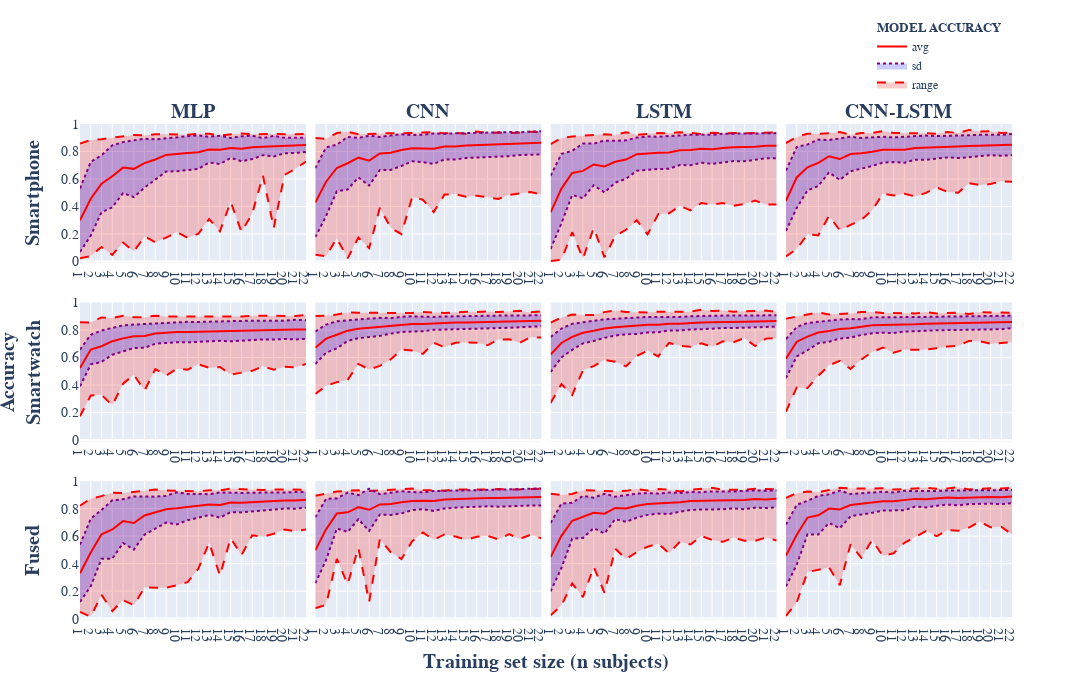

Notebook source saved alongside this figure:
### Markdown cell above
## Visual inspection

Figure below shows the accuracy evolution regarding the increasing training set size in the **MLP**, **CNN**, **LSTM** and **CNN-LSTM** models, respectively. 

In every model, a clear tendency can be observed: the models trained with **smartphone** or **fused** data present a drastic increase of the model accuracy with low amounts of data, i.e., $n \leq 7$. On the other side, the models trained with **smartwatch** data have a smoother evolution.

Another tendency is observed with medium amounts of data, i.e., $8 \leq n \leq 12$: the evolution in all models and data sources tends to stabilize with very slight improvements in accuracy. In the case of the models trained with **smartphone** and the **fused** data, this stabilization threshold is around $n \in [10,11]$, while with the **smartwatch**-trained models the threshold is a bit lower, around $n \in [8,9]$.

It can also be observed that the models trained with the **smartwatch** data provide the most stable results, having the lowest SD and range, except in the MLP model, where the **smartphone** and **fused** data obtain better results. In general, the evolution tendency shown by the **smartphone** and the **fused** data is similar, although the **fused** data obtains slightly better results in all metrics.

### Code cell
overall_evolution_fig = plot_comparison(
    reports, 
    MODELS,
    SOURCES, 
    Filter(None, None, TargetFilter.MODEL, ModelMetric.ACCURACY), 
    SOURCES_PRINT
)
overall_evolution_fig

### Figure 1 — Plotly figure (JSON) as saved in the notebook; plotly's stock layout.template omitted (floating-point values rounded to 4 significant figures)
{"data": [{"fill": "tonexty", "fillcolor": "rgba(0,0,0,0)", "line": {"color": "red", "dash": "dash"}, "mode": "lines", "showlegend": false, "type": "scatter", "x": [1, 2, 3, 4, 5, 6, 7, 8, 9, 10, 11, 12, 13, 14, 15, 16, 17, 18, 19, 20, 21, 22], "xaxis": "x", "y": [0.02288, 0.03976, 0.1053, 0.04782, 0.1379, 0.07323, 0.1826, 0.1394, 0.1739, 0.213, 0.1724, 0.2017, 0.3089, 0.2191, 0.4345, 0.215, 0.3472, 0.6247, 0.2434, 0.6298, 0.6746, 0.7266], "yaxis": "y"}, {"fill": "tonexty", "fillcolor": "rgba(255,0,0,0.2)", "legendgroup": "main", "legendgrouptitle": {"text": "<b>MODEL ACCURACY</b>"}, "line": {"color": "red", "dash": "dash"}, "mode": "lines", "name": "range", "showlegend": true, "type": "scatter", "x": [1, 2, 3, 4, 5, 6, 7, 8, 9, 10, 11, 12, 13, 14, 15, 16, 17, 18, 19, 20, 21, 22], "xaxis": "x", "y": [0.8582, 0.8836, 0.8898, 0.9007, 0.9099, 0.9209, 0.9165, 0.9252, 0.9255, 0.9252, 0.921, 0.9293, 0.9284, 0.9169, 0.9267, 0.9315, 0.9253, 0.9275, 0.9275, 0.9253, 0.9275, 0.9275], "yaxis": "y"}, {"fill": "tonexty", "fillcolor": "rgba(0,0,0,0)", "line": {"color": "purple", "dash": "dot"}, "mode": "lines", "showlegend": false, "type": "scatter", "x": [1, 2, 3, 4, 5, 6, 7, 8, 9, 10, 11, 12, 13, 14, 15, 16, 17, 18, 19, 20, 21, 22], "xaxis": "x", "y": [0.06973, 0.1893, 0.3583, 0.3945, 0.4976, 0.4686, 0.5378, 0.596, 0.6541, 0.6568, 0.6669, 0.6731, 0.7204, 0.7089, 0.7537, 0.7293, 0.7452, 0.7734, 0.7643, 0.7869, 0.7891, 0.7962], "yaxis": "y"}, {"fill": "tonexty", "fillcolor": "rgba(0,0,255,0.2)", "legendgroup": "main", "line": {"color": "purple", "dash": "dot"}, "mode": "lines", "name": "sd", "showlegend": true, "type": "scatter", "x": [1, 2, 3, 4, 5, 6, 7, 8, 9, 10, 11, 12, 13, 14, 15, 16, 17, 18, 19, 20, 21, 22], "xaxis": "x", "y": [0.5307, 0.7245, 0.7727, 0.845, 0.8681, 0.8789, 0.894, 0.8878, 0.8968, 0.9024, 0.9111, 0.9166, 0.9073, 0.9152, 0.8982, 0.9106, 0.9156, 0.8972, 0.9132, 0.8998, 0.8978, 0.9], "yaxis": "y"}, {"legendgroup": "main", "line": {"color": "red"}, "mode": "lines", "name": "avg", "showlegend": true, "type": "scatter", "x": [1, 2, 3, 4, 5, 6, 7, 8, 9, 10, 11, 12, 13, 14, 15, 16, 17, 18, 19, 20, 21, 22], "xaxis": "x", "y": [0.3002, 0.4569, 0.5655, 0.6198, 0.6828, 0.6737, 0.7159, 0.7419, 0.7755, 0.7796, 0.789, 0.7949, 0.8138, 0.812, 0.826, 0.8199, 0.8304, 0.8353, 0.8388, 0.8433, 0.8435, 0.8481], "yaxis": "y"}, {"fill": "tonexty", "fillcolor": "rgba(0,0,0,0)", "line": {"color": "red", "dash": "dash"}, "mode": "lines", "showlegend": false, "type": "scatter", "x": [1, 2, 3, 4, 5, 6, 7, 8, 9, 10, 11, 12, 13, 14, 15, 16, 17, 18, 19, 20, 21, 22], "xaxis": "x5", "y": [0.1734, 0.3248, 0.3288, 0.2524, 0.4099, 0.4743, 0.3604, 0.5164, 0.4688, 0.5187, 0.5117, 0.5511, 0.5262, 0.5312, 0.4763, 0.4888, 0.5037, 0.5362, 0.5112, 0.5337, 0.5287, 0.5536], "yaxis": "y5"}, {"fill": "tonexty", "fillcolor": "rgba(255,0,0,0.2)", "legendgroup": "main", "legendgrouptitle": {"text": "<b>MODEL ACCURACY</b>"}, "line": {"color": "red", "dash": "dash"}, "mode": "lines", "name": "range", "showlegend": false, "type": "scatter", "x": [1, 2, 3, 4, 5, 6, 7, 8, 9, 10, 11, 12, 13, 14, 15, 16, 17, 18, 19, 20, 21, 22], "xaxis": "x5", "y": [0.8568, 0.855, 0.8918, 0.8874, 0.9045, 0.8939, 0.8939, 0.9048, 0.8992, 0.8992, 0.9019, 0.9004, 0.9019, 0.9026, 0.9004, 0.8983, 0.9048, 0.9048, 0.9069, 0.9048, 0.9026, 0.9091], "yaxis": "y5"}, {"fill": "tonexty", "fillcolor": "rgba(0,0,0,0)", "line": {"color": "purple", "dash": "dot"}, "mode": "lines", "showlegend": false, "type": "scatter", "x": [1, 2, 3, 4, 5, 6, 7, 8, 9, 10, 11, 12, 13, 14, 15, 16, 17, 18, 19, 20, 21, 22], "xaxis": "x5", "y": [0.3905, 0.5503, 0.5679, 0.6207, 0.6449, 0.6692, 0.6713, 0.7004, 0.7061, 0.7121, 0.7105, 0.7157, 0.7199, 0.7218, 0.7178, 0.7232, 0.728, 0.732, 0.7309, 0.7351, 0.732, 0.7356], "yaxis": "y5"}, {"fill": "tonexty", "fillcolor": "rgba(0,0,255,0.2)", "legendgroup": "main", "line": {"color": "purple", "dash": "dot"}, "mode": "lines", "name": "sd", "showlegend": false, "type": "scatter", "x": [1, 2, 3, 4, 5, 6, 7, 8, 9, 10, 11, 12, 13, 14, 15, 16, 17, 18, 19, 20, 21, 22], "xaxis": "x5", "y": [0.658, 0.766, 0.7967, 0.8172, 0.8342, 0.8401, 0.844, 0.849, 0.8538, 0.8601, 0.8596, 0.8592, 0.8609, 0.8646, 0.8692, 0.8662, 0.8683, 0.8683, 0.869, 0.8683, 0.8751, 0.8711], "yaxis": "y5"}, {"legendgroup": "main", "line": {"color": "red"}, "mode": "lines", "name": "avg", "showlegend": false, "type": "scatter", "x": [1, 2, 3, 4, 5, 6, 7, 8, 9, 10, 11, 12, 13, 14, 15, 16, 17, 18, 19, 20, 21, 22], "xaxis": "x5", "y": [0.5242, 0.6582, 0.6823, 0.7189, 0.7396, 0.7547, 0.7576, 0.7747, 0.78, 0.7861, 0.7851, 0.7874, 0.7904, 0.7932, 0.7935, 0.7947, 0.7982, 0.8001, 0.8, 0.8017, 0.8035, 0.8034], "yaxis": "y5"}, {"fill": "tonexty", "fillcolor": "rgba(0,0,0,0)", "line": {"color": "red", "dash": "dash"}, "mode": "lines", "showlegend": false, "type": "scatter", "x": [1, 2, 3, 4, 5, 6, 7, 8, 9, 10, 11, 12, 13, 14, 15, 16, 17, 18, 19, 20, 21, 22], "xaxis": "x9", "y": [0.04819, 0.01429, 0.1731, 0.0551, 0.1347, 0.09796, 0.2265, 0.228, 0.2245, 0.2429, 0.2653, 0.3632, 0.5531, 0.3122, 0.5857, 0.4612, 0.6061, 0.5952, 0.6171, 0.6488, 0.6346, 0.6488], "yaxis": "y9"}, {"fill": "tonexty", "fillcolor": "rgba(255,0,0,0.2)", "legendgroup": "main", "legendgrouptitle": {"text": "<b>MODEL ACCURACY</b>"}, "line": {"color": "red", "dash": "dash"}, "mode": "lines", "name": "range", "showlegend": false, "type": "scatter", "x": [1, 2, 3, 4, 5, 6, 7, 8, 9, 10, 11, 12, 13, 14, 15, 16, 17, 18, 19, 20, 21, 22], "xaxis": "x9", "y": [0.8214, 0.8728, 0.8911, 0.9158, 0.9129, 0.9219, 0.9286, 0.9397, 0.9314, 0.9291, 0.9241, 0.9263, 0.933, 0.933, 0.9451, 0.9418, 0.9375, 0.9353, 0.9397, 0.9397, 0.9357, 0.9378], "yaxis": "y9"}, {"fill": "tonexty", "fillcolor": "rgba(0,0,0,0)", "line": {"color": "purple", "dash": "dot"}, "mode": "lines", "showlegend": false, "type": "scatter", "x": [1, 2, 3, 4, 5, 6, 7, 8, 9, 10, 11, 12, 13, 14, 15, 16, 17, 18, 19, 20, 21, 22], "xaxis": "x9", "y": [0.1219, 0.2358, 0.4353, 0.4361, 0.5501, 0.5023, 0.6109, 0.6559, 0.6982, 0.6856, 0.7156, 0.7339, 0.7538, 0.7348, 0.7744, 0.7725, 0.7807, 0.7848, 0.7919, 0.8005, 0.7996, 0.8063], "yaxis": "y9"}, {"fill": "tonexty", "fillcolor": "rgba(0,0,255,0.2)", "legendgroup": "main", "line": {"color": "purple", "dash": "dot"}, "mode": "lines", "name": "sd", "showlegend": false, "type": "scatter", "x": [1, 2, 3, 4, 5, 6, 7, 8, 9, 10, 11, 12, 13, 14, 15, 16, 17, 18, 19, 20, 21, 22], "xaxis": "x9", "y": [0.5374, 0.727, 0.7907, 0.8604, 0.8686, 0.889, 0.8888, 0.8864, 0.8934, 0.9184, 0.9071, 0.9066, 0.905, 0.9184, 0.9141, 0.9141, 0.9158, 0.9151, 0.9166, 0.9178, 0.9201, 0.9212], "yaxis": "y9"}, {"legendgroup": "main", "line": {"color": "red"}, "mode": "lines", "name": "avg", "showlegend": false, "type": "scatter", "x": [1, 2, 3, 4, 5, 6, 7, 8, 9, 10, 11, 12, 13, 14, 15, 16, 17, 18, 19, 20, 21, 22], "xaxis": "x9", "y": [0.3296, 0.4814, 0.613, 0.6483, 0.7093, 0.6956, 0.7498, 0.7711, 0.7958, 0.802, 0.8113, 0.8202, 0.8294, 0.8266, 0.8443, 0.8433, 0.8482, 0.85, 0.8542, 0.8592, 0.8598, 0.8638], "yaxis": "y9"}, {"fill": "tonexty", "fillcolor": "rgba(0,0,0,0)", "line": {"color": "red", "dash": "dash"}, "mode": "lines", "showlegend": false, "type": "scatter", "x": [1, 2, 3, 4, 5, 6, 7, 8, 9, 10, 11, 12, 13, 14, 15, 16, 17, 18, 19, 20, 21, 22], "xaxis": "x2", "y": [0.04868, 0.03854, 0.1693, 0.02287, 0.1739, 0.09736, 0.3905, 0.2449, 0.1991, 0.4695, 0.4485, 0.3593, 0.4866, 0.4905, 0.4714, 0.479, 0.4676, 0.4542, 0.4847, 0.4962, 0.5057, 0.4866], "yaxis": "y2"}, {"fill": "tonexty", "fillcolor": "rgba(255,0,0,0.2)", "legendgroup": "main", "legendgrouptitle": {"text": "<b>MODEL ACCURACY</b>"}, "line": {"color": "red", "dash": "dash"}, "mode": "lines", "name": "range", "showlegend": false, "type": "scatter", "x": [1, 2, 3, 4, 5, 6, 7, 8, 9, 10, 11, 12, 13, 14, 15, 16, 17, 18, 19, 20, 21, 22], "xaxis": "x2", "y": [0.8984, 0.8923, 0.9341, 0.9436, 0.9253, 0.9297, 0.9314, 0.9335, 0.9323, 0.9368, 0.9385, 0.9413, 0.9319, 0.9368, 0.9297, 0.9462, 0.9345, 0.9391, 0.9335, 0.9391, 0.9436, 0.9401], "yaxis": "y2"}, {"fill": "tonexty", "fillcolor": "rgba(0,0,0,0)", "line": {"color": "purple", "dash": "dot"}, "mode": "lines", "showlegend": false, "type": "scatter", "x": [1, 2, 3, 4, 5, 6, 7, 8, 9, 10, 11, 12, 13, 14, 15, 16, 17, 18, 19, 20, 21, 22], "xaxis": "x2", "y": [0.177, 0.3313, 0.511, 0.5234, 0.6116, 0.5515, 0.6658, 0.6657, 0.6948, 0.7298, 0.7221, 0.71, 0.7421, 0.7413, 0.7531, 0.7565, 0.7587, 0.7607, 0.7662, 0.7737, 0.7782, 0.7793], "yaxis": "y2"}, {"fill": "tonexty", "fillcolor": "rgba(0,0,255,0.2)", "legendgroup": "main", "line": {"color": "purple", "dash": "dot"}, "mode": "lines", "name": "sd", "showlegend": false, "type": "scatter", "x": [1, 2, 3, 4, 5, 6, 7, 8, 9, 10, 11, 12, 13, 14, 15, 16, 17, 18, 19, 20, 21, 22], "xaxis": "x2", "y": [0.6792, 0.8299, 0.8495, 0.9058, 0.8986, 0.9149, 0.9058, 0.9171, 0.9257, 0.919, 0.9223, 0.9317, 0.9288, 0.932, 0.9343, 0.9371, 0.9398, 0.9428, 0.9409, 0.9404, 0.9453, 0.9473], "yaxis": "y2"}, {"legendgroup": "main", "line": {"color": "red"}, "mode": "lines", "name": "avg", "showlegend": false, "type": "scatter", "x": [1, 2, 3, 4, 5, 6, 7, 8, 9, 10, 11, 12, 13, 14, 15, 16, 17, 18, 19, 20, 21, 22], "xaxis": "x2", "y": [0.4281, 0.5806, 0.6803, 0.7146, 0.7551, 0.7332, 0.7858, 0.7914, 0.8103, 0.8244, 0.8222, 0.8209, 0.8355, 0.8366, 0.8437, 0.8468, 0.8493, 0.8517, 0.8535, 0.8571, 0.8617, 0.8633], "yaxis": "y2"}, {"fill": "tonexty", "fillcolor": "rgba(0,0,0,0)", "line": {"color": "red", "dash": "dash"}, "mode": "lines", "showlegend": false, "type": "scatter", "x": [1, 2, 3, 4, 5, 6, 7, 8, 9, 10, 11, 12, 13, 14, 15, 16, 17, 18, 19, 20, 21, 22], "xaxis": "x6", "y": [0.3347, 0.3941, 0.4212, 0.4369, 0.5536, 0.5135, 0.5397, 0.5864, 0.6578, 0.6509, 0.6262, 0.7079, 0.6752, 0.7079, 0.7103, 0.7079, 0.6893, 0.7313, 0.7336, 0.7079, 0.7477, 0.7453], "yaxis": "y6"}, {"fill": "tonexty", "fillcolor": "rgba(255,0,0,0.2)", "legendgroup": "main", "legendgrouptitle": {"text": "<b>MODEL ACCURACY</b>"}, "line": {"color": "red", "dash": "dash"}, "mode": "lines", "name": "range", "showlegend": false, "type": "scatter", "x": [1, 2, 3, 4, 5, 6, 7, 8, 9, 10, 11, 12, 13, 14, 15, 16, 17, 18, 19, 20, 21, 22], "xaxis": "x6", "y": [0.9019, 0.9041, 0.9125, 0.9286, 0.9257, 0.9257, 0.9257, 0.9264, 0.9242, 0.9242, 0.9305, 0.9289, 0.9242, 0.9289, 0.9329, 0.931, 0.9351, 0.9308, 0.9372, 0.94, 0.9286, 0.9353], "yaxis": "y6"}, {"fill": "tonexty", "fillcolor": "rgba(0,0,0,0)", "line": {"color": "purple", "dash": "dot"}, "mode": "lines", "showlegend": false, "type": "scatter", "x": [1, 2, 3, 4, 5, 6, 7, 8, 9, 10, 11, 12, 13, 14, 15, 16, 17, 18, 19, 20, 21, 22], "xaxis": "x6", "y": [0.5534, 0.6352, 0.667, 0.7204, 0.7404, 0.7484, 0.7578, 0.774, 0.7863, 0.7893, 0.7918, 0.8015, 0.8032, 0.8081, 0.8077, 0.813, 0.8121, 0.8163, 0.8165, 0.8208, 0.8239, 0.8281], "yaxis": "y6"}, {"fill": "tonexty", "fillcolor": "rgba(0,0,255,0.2)", "legendgroup": "main", "line": {"color": "purple", "dash": "dot"}, "mode": "lines", "name": "sd", "showlegend": false, "type": "scatter", "x": [1, 2, 3, 4, 5, 6, 7, 8, 9, 10, 11, 12, 13, 14, 15, 16, 17, 18, 19, 20, 21, 22], "xaxis": "x6", "y": [0.7901, 0.8395, 0.8644, 0.8706, 0.8802, 0.8859, 0.889, 0.8862, 0.8969, 0.8999, 0.8971, 0.8958, 0.8985, 0.9004, 0.9036, 0.9039, 0.9059, 0.9044, 0.9065, 0.906, 0.9073, 0.9078], "yaxis": "y6"}, {"legendgroup": "main", "line": {"color": "red"}, "mode": "lines", "name": "avg", "showlegend": false, "type": "scatter", "x": [1, 2, 3, 4, 5, 6, 7, 8, 9, 10, 11, 12, 13, 14, 15, 16, 17, 18, 19, 20, 21, 22], "xaxis": "x6", "y": [0.6718, 0.7374, 0.7657, 0.7955, 0.8103, 0.8171, 0.8234, 0.8301, 0.8416, 0.8446, 0.8444, 0.8486, 0.8508, 0.8543, 0.8556, 0.8584, 0.859, 0.8603, 0.8615, 0.8634, 0.8656, 0.868], "yaxis": "y6"}, {"fill": "tonexty", "fillcolor": "rgba(0,0,0,0)", "line": {"color": "red", "dash": "dash"}, "mode": "lines", "showlegend": false, "type": "scatter", "x": [1, 2, 3, 4, 5, 6, 7, 8, 9, 10, 11, 12, 13, 14, 15, 16, 17, 18, 19, 20, 21, 22], "xaxis": "x10", "y": [0.07544, 0.1004, 0.4353, 0.2489, 0.5145, 0.1213, 0.5797, 0.4833, 0.4333, 0.5624, 0.6257, 0.5739, 0.6123, 0.5969, 0.5739, 0.595, 0.6027, 0.5758, 0.6142, 0.5797, 0.6104, 0.5835], "yaxis": "y10"}, {"fill": "tonexty", "fillcolor": "rgba(255,0,0,0.2)", "legendgroup": "main", "legendgrouptitle": {"text": "<b>MODEL ACCURACY</b>"}, "line": {"color": "red", "dash": "dash"}, "mode": "lines", "name": "range", "showlegend": false, "type": "scatter", "x": [1, 2, 3, 4, 5, 6, 7, 8, 9, 10, 11, 12, 13, 14, 15, 16, 17, 18, 19, 20, 21, 22], "xaxis": "x10", "y": [0.8937, 0.9066, 0.9241, 0.9307, 0.9332, 0.9286, 0.933, 0.9405, 0.9406, 0.9464, 0.9359, 0.9308, 0.9308, 0.9397, 0.9375, 0.9397, 0.9381, 0.9431, 0.9382, 0.9397, 0.9405, 0.9451], "yaxis": "y10"}, {"fill": "tonexty", "fillcolor": "rgba(0,0,0,0)", "line": {"color": "purple", "dash": "dot"}, "mode": "lines", "showlegend": false, "type": "scatter", "x": [1, 2, 3, 4, 5, 6, 7, 8, 9, 10, 11, 12, 13, 14, 15, 16, 17, 18, 19, 20, 21, 22], "xaxis": "x10", "y": [0.2573, 0.4263, 0.6556, 0.6304, 0.7227, 0.6377, 0.7568, 0.754, 0.7654, 0.7893, 0.7951, 0.7837, 0.8012, 0.8084, 0.8116, 0.8132, 0.8173, 0.8142, 0.8184, 0.8237, 0.8226, 0.8223], "yaxis": "y10"}, {"fill": "tonexty", "fillcolor": "rgba(0,0,255,0.2)", "legendgroup": "main", "line": {"color": "purple", "dash": "dot"}, "mode": "lines", "name": "sd", "showlegend": false, "type": "scatter", "x": [1, 2, 3, 4, 5, 6, 7, 8, 9, 10, 11, 12, 13, 14, 15, 16, 17, 18, 19, 20, 21, 22], "xaxis": "x10", "y": [0.7368, 0.872, 0.874, 0.9164, 0.8985, 0.9452, 0.9046, 0.9144, 0.927, 0.9207, 0.9187, 0.9276, 0.931, 0.9315, 0.9335, 0.9343, 0.9367, 0.9397, 0.9391, 0.9419, 0.9431, 0.9466], "yaxis": "y10"}, {"legendgroup": "main", "line": {"color": "red"}, "mode": "lines", "name": "avg", "showlegend": false, "type": "scatter", "x": [1, 2, 3, 4, 5, 6, 7, 8, 9, 10, 11, 12, 13, 14, 15, 16, 17, 18, 19, 20, 21, 22], "xaxis": "x10", "y": [0.497, 0.6491, 0.7648, 0.7734, 0.8106, 0.7915, 0.8307, 0.8342, 0.8462, 0.855, 0.8569, 0.8557, 0.8661, 0.8699, 0.8725, 0.8737, 0.877, 0.8769, 0.8788, 0.8828, 0.8828, 0.8844], "yaxis": "y10"}, {"fill": "tonexty", "fillcolor": "rgba(0,0,0,0)", "line": {"color": "red", "dash": "dash"}, "mode": "lines", "showlegend": false, "type": "scatter", "x": [1, 2, 3, 4, 5, 6, 7, 8, 9, 10, 11, 12, 13, 14, 15, 16, 17, 18, 19, 20, 21, 22], "xaxis": "x3", "y": [0.003731, 0.01217, 0.2128, 0.02079, 0.244, 0.03043, 0.1866, 0.2306, 0.2998, 0.1968, 0.3448, 0.3501, 0.4046, 0.3721, 0.4256, 0.4138, 0.4256, 0.4046, 0.4179, 0.4427, 0.4141, 0.4141], "yaxis": "y3"}, {"fill": "tonexty", "fillcolor": "rgba(255,0,0,0.2)", "legendgroup": "main", "legendgrouptitle": {"text": "<b>MODEL ACCURACY</b>"}, "line": {"color": "red", "dash": "dash"}, "mode": "lines", "name": "range", "showlegend": false, "type": "scatter", "x": [1, 2, 3, 4, 5, 6, 7, 8, 9, 10, 11, 12, 13, 14, 15, 16, 17, 18, 19, 20, 21, 22], "xaxis": "x3", "y": [0.8535, 0.8986, 0.9097, 0.9142, 0.9231, 0.9253, 0.9209, 0.9407, 0.921, 0.9275, 0.9341, 0.9319, 0.9407, 0.9349, 0.9275, 0.9363, 0.9323, 0.9349, 0.9319, 0.9345, 0.9385, 0.9401], "yaxis": "y3"}, {"fill": "tonexty", "fillcolor": "rgba(0,0,0,0)", "line": {"color": "purple", "dash": "dot"}, "mode": "lines", "showlegend": false, "type": "scatter", "x": [1, 2, 3, 4, 5, 6, 7, 8, 9, 10, 11, 12, 13, 14, 15, 16, 17, 18, 19, 20, 21, 22], "xaxis": "x3", "y": [0.09101, 0.2779, 0.484, 0.4598, 0.5541, 0.5028, 0.5731, 0.6017, 0.6595, 0.6666, 0.6732, 0.6739, 0.7019, 0.7002, 0.718, 0.7101, 0.7225, 0.7305, 0.7285, 0.7384, 0.7512, 0.7501], "yaxis": "y3"}, {"fill": "tonexty", "fillcolor": "rgba(0,0,255,0.2)", "legendgroup": "main", "line": {"color": "purple", "dash": "dot"}, "mode": "lines", "name": "sd", "showlegend": false, "type": "scatter", "x": [1, 2, 3, 4, 5, 6, 7, 8, 9, 10, 11, 12, 13, 14, 15, 16, 17, 18, 19, 20, 21, 22], "xaxis": "x3", "y": [0.6238, 0.7825, 0.8043, 0.858, 0.8574, 0.8793, 0.878, 0.8811, 0.9012, 0.9091, 0.9076, 0.9129, 0.9159, 0.9212, 0.9228, 0.9212, 0.9291, 0.9296, 0.9317, 0.9295, 0.9321, 0.9332], "yaxis": "y3"}, {"legendgroup": "main", "line": {"color": "red"}, "mode": "lines", "name": "avg", "showlegend": false, "type": "scatter", "x": [1, 2, 3, 4, 5, 6, 7, 8, 9, 10, 11, 12, 13, 14, 15, 16, 17, 18, 19, 20, 21, 22], "xaxis": "x3", "y": [0.3574, 0.5302, 0.6442, 0.6589, 0.7057, 0.691, 0.7256, 0.7414, 0.7803, 0.7878, 0.7904, 0.7934, 0.8089, 0.8107, 0.8204, 0.8157, 0.8258, 0.83, 0.8301, 0.8339, 0.8417, 0.8416], "yaxis": "y3"}, {"fill": "tonexty", "fillcolor": "rgba(0,0,0,0)", "line": {"color": "red", "dash": "dash"}, "mode": "lines", "showlegend": false, "type": "scatter", "x": [1, 2, 3, 4, 5, 6, 7, 8, 9, 10, 11, 12, 13, 14, 15, 16, 17, 18, 19, 20, 21, 22], "xaxis": "x7", "y": [0.2703, 0.4065, 0.3271, 0.507, 0.5374, 0.5833, 0.5701, 0.5362, 0.6121, 0.6486, 0.6085, 0.706, 0.6858, 0.6783, 0.7032, 0.6783, 0.7182, 0.7116, 0.7416, 0.6833, 0.7378, 0.7431], "yaxis": "y7"}, {"fill": "tonexty", "fillcolor": "rgba(255,0,0,0.2)", "legendgroup": "main", "legendgrouptitle": {"text": "<b>MODEL ACCURACY</b>"}, "line": {"color": "red", "dash": "dash"}, "mode": "lines", "name": "range", "showlegend": false, "type": "scatter", "x": [1, 2, 3, 4, 5, 6, 7, 8, 9, 10, 11, 12, 13, 14, 15, 16, 17, 18, 19, 20, 21, 22], "xaxis": "x7", "y": [0.8541, 0.8912, 0.9125, 0.9125, 0.9089, 0.9305, 0.9416, 0.931, 0.9284, 0.9284, 0.9337, 0.9329, 0.9305, 0.9337, 0.9469, 0.939, 0.9416, 0.9337, 0.9363, 0.94, 0.9416, 0.9329], "yaxis": "y7"}, {"fill": "tonexty", "fillcolor": "rgba(0,0,0,0)", "line": {"color": "purple", "dash": "dot"}, "mode": "lines", "showlegend": false, "type": "scatter", "x": [1, 2, 3, 4, 5, 6, 7, 8, 9, 10, 11, 12, 13, 14, 15, 16, 17, 18, 19, 20, 21, 22], "xaxis": "x7", "y": [0.495, 0.6009, 0.6562, 0.7031, 0.7205, 0.7433, 0.76, 0.7692, 0.7719, 0.7827, 0.7839, 0.7977, 0.7965, 0.8046, 0.8057, 0.8109, 0.8146, 0.8148, 0.8171, 0.8173, 0.8183, 0.8254], "yaxis": "y7"}, {"fill": "tonexty", "fillcolor": "rgba(0,0,255,0.2)", "legendgroup": "main", "line": {"color": "purple", "dash": "dot"}, "mode": "lines", "name": "sd", "showlegend": false, "type": "scatter", "x": [1, 2, 3, 4, 5, 6, 7, 8, 9, 10, 11, 12, 13, 14, 15, 16, 17, 18, 19, 20, 21, 22], "xaxis": "x7", "y": [0.7499, 0.8112, 0.8456, 0.8574, 0.8687, 0.8781, 0.882, 0.8866, 0.8916, 0.8956, 0.8941, 0.8942, 0.8955, 0.9004, 0.9034, 0.9029, 0.9053, 0.9057, 0.9049, 0.9084, 0.9076, 0.9073], "yaxis": "y7"}, {"legendgroup": "main", "line": {"color": "red"}, "mode": "lines", "name": "avg", "showlegend": false, "type": "scatter", "x": [1, 2, 3, 4, 5, 6, 7, 8, 9, 10, 11, 12, 13, 14, 15, 16, 17, 18, 19, 20, 21, 22], "xaxis": "x7", "y": [0.6225, 0.706, 0.7509, 0.7803, 0.7946, 0.8107, 0.821, 0.8279, 0.8317, 0.8391, 0.839, 0.8459, 0.846, 0.8525, 0.8546, 0.8569, 0.8599, 0.8602, 0.861, 0.8628, 0.8629, 0.8664], "yaxis": "y7"}, {"fill": "tonexty", "fillcolor": "rgba(0,0,0,0)", "line": {"color": "red", "dash": "dash"}, "mode": "lines", "showlegend": false, "type": "scatter", "x": [1, 2, 3, 4, 5, 6, 7, 8, 9, 10, 11, 12, 13, 14, 15, 16, 17, 18, 19, 20, 21, 22], "xaxis": "x11", "y": [0.02473, 0.09478, 0.2555, 0.1561, 0.3766, 0.1881, 0.5079, 0.4331, 0.4836, 0.523, 0.5451, 0.4756, 0.5592, 0.5393, 0.6008, 0.572, 0.5585, 0.5893, 0.5662, 0.5662, 0.5893, 0.5681], "yaxis": "y11"}, {"fill": "tonexty", "fillcolor": "rgba(255,0,0,0.2)", "legendgroup": "main", "legendgrouptitle": {"text": "<b>MODEL ACCURACY</b>"}, "line": {"color": "red", "dash": "dash"}, "mode": "lines", "name": "range", "showlegend": false, "type": "scatter", "x": [1, 2, 3, 4, 5, 6, 7, 8, 9, 10, 11, 12, 13, 14, 15, 16, 17, 18, 19, 20, 21, 22], "xaxis": "x11", "y": [0.9076, 0.8997, 0.9059, 0.9341, 0.9312, 0.9286, 0.9263, 0.9291, 0.9423, 0.931, 0.942, 0.9375, 0.9241, 0.9368, 0.942, 0.9509, 0.9375, 0.9375, 0.9375, 0.9442, 0.942, 0.9397], "yaxis": "y11"}, {"fill": "tonexty", "fillcolor": "rgba(0,0,0,0)", "line": {"color": "purple", "dash": "dot"}, "mode": "lines", "showlegend": false, "type": "scatter", "x": [1, 2, 3, 4, 5, 6, 7, 8, 9, 10, 11, 12, 13, 14, 15, 16, 17, 18, 19, 20, 21, 22], "xaxis": "x11", "y": [0.1987, 0.3681, 0.5815, 0.5867, 0.6582, 0.6194, 0.7234, 0.7038, 0.7341, 0.7545, 0.764, 0.7605, 0.7774, 0.7899, 0.7944, 0.7936, 0.7946, 0.8022, 0.796, 0.8068, 0.8045, 0.8092], "yaxis": "y11"}, {"fill": "tonexty", "fillcolor": "rgba(0,0,255,0.2)", "legendgroup": "main", "line": {"color": "purple", "dash": "dot"}, "mode": "lines", "name": "sd", "showlegend": false, "type": "scatter", "x": [1, 2, 3, 4, 5, 6, 7, 8, 9, 10, 11, 12, 13, 14, 15, 16, 17, 18, 19, 20, 21, 22], "xaxis": "x11", "y": [0.6958, 0.8362, 0.8422, 0.8926, 0.88, 0.9077, 0.8872, 0.8975, 0.9088, 0.913, 0.9091, 0.9173, 0.9136, 0.9209, 0.9193, 0.9254, 0.9232, 0.9246, 0.9295, 0.9326, 0.9295, 0.9343], "yaxis": "y11"}, {"legendgroup": "main", "line": {"color": "red"}, "mode": "lines", "name": "avg", "showlegend": false, "type": "scatter", "x": [1, 2, 3, 4, 5, 6, 7, 8, 9, 10, 11, 12, 13, 14, 15, 16, 17, 18, 19, 20, 21, 22], "xaxis": "x11", "y": [0.4472, 0.6021, 0.7118, 0.7397, 0.7691, 0.7636, 0.8053, 0.8006, 0.8215, 0.8337, 0.8366, 0.8389, 0.8455, 0.8554, 0.8569, 0.8595, 0.8589, 0.8634, 0.8628, 0.8697, 0.867, 0.8717], "yaxis": "y11"}, {"fill": "tonexty", "fillcolor": "rgba(0,0,0,0)", "line": {"color": "red", "dash": "dash"}, "mode": "lines", "showlegend": false, "type": "scatter", "x": [1, 2, 3, 4, 5, 6, 7, 8, 9, 10, 11, 12, 13, 14, 15, 16, 17, 18, 19, 20, 21, 22], "xaxis": "x4", "y": [0.03742, 0.09115, 0.1978, 0.1899, 0.3318, 0.2264, 0.2661, 0.3021, 0.3717, 0.4924, 0.4809, 0.492, 0.4733, 0.499, 0.5382, 0.5071, 0.5, 0.57, 0.5558, 0.563, 0.584, 0.5802], "yaxis": "y4"}, {"fill": "tonexty", "fillcolor": "rgba(255,0,0,0.2)", "legendgroup": "main", "legendgrouptitle": {"text": "<b>MODEL ACCURACY</b>"}, "line": {"color": "red", "dash": "dash"}, "mode": "lines", "name": "range", "showlegend": false, "type": "scatter", "x": [1, 2, 3, 4, 5, 6, 7, 8, 9, 10, 11, 12, 13, 14, 15, 16, 17, 18, 19, 20, 21, 22], "xaxis": "x4", "y": [0.8616, 0.9062, 0.9293, 0.9278, 0.9323, 0.9413, 0.9219, 0.9349, 0.9345, 0.9481, 0.9345, 0.9349, 0.9345, 0.9323, 0.929, 0.9413, 0.9345, 0.9571, 0.9453, 0.9481, 0.9345, 0.9375], "yaxis": "y4"}, {"fill": "tonexty", "fillcolor": "rgba(0,0,0,0)", "line": {"color": "purple", "dash": "dot"}, "mode": "lines", "showlegend": false, "type": "scatter", "x": [1, 2, 3, 4, 5, 6, 7, 8, 9, 10, 11, 12, 13, 14, 15, 16, 17, 18, 19, 20, 21, 22], "xaxis": "x4", "y": [0.2224, 0.3895, 0.5178, 0.5488, 0.6481, 0.5935, 0.6561, 0.6749, 0.6949, 0.7194, 0.723, 0.7181, 0.7404, 0.7393, 0.7473, 0.7573, 0.7521, 0.7604, 0.7642, 0.7727, 0.7696, 0.7726], "yaxis": "y4"}, {"fill": "tonexty", "fillcolor": "rgba(0,0,255,0.2)", "legendgroup": "main", "line": {"color": "purple", "dash": "dot"}, "mode": "lines", "name": "sd", "showlegend": false, "type": "scatter", "x": [1, 2, 3, 4, 5, 6, 7, 8, 9, 10, 11, 12, 13, 14, 15, 16, 17, 18, 19, 20, 21, 22], "xaxis": "x4", "y": [0.6611, 0.833, 0.8512, 0.8865, 0.883, 0.8967, 0.9069, 0.8985, 0.9027, 0.9072, 0.9024, 0.9066, 0.9117, 0.916, 0.9122, 0.9151, 0.9213, 0.9188, 0.9212, 0.9197, 0.9213, 0.9272], "yaxis": "y4"}, {"legendgroup": "main", "line": {"color": "red"}, "mode": "lines", "name": "avg", "showlegend": false, "type": "scatter", "x": [1, 2, 3, 4, 5, 6, 7, 8, 9, 10, 11, 12, 13, 14, 15, 16, 17, 18, 19, 20, 21, 22], "xaxis": "x4", "y": [0.4417, 0.6113, 0.6845, 0.7177, 0.7655, 0.7451, 0.7815, 0.7867, 0.7988, 0.8133, 0.8127, 0.8123, 0.826, 0.8276, 0.8297, 0.8362, 0.8367, 0.8396, 0.8427, 0.8462, 0.8455, 0.8499], "yaxis": "y4"}, {"fill": "tonexty", "fillcolor": "rgba(0,0,0,0)", "line": {"color": "red", "dash": "dash"}, "mode": "lines", "showlegend": false, "type": "scatter", "x": [1, 2, 3, 4, 5, 6, 7, 8, 9, 10, 11, 12, 13, 14, 15, 16, 17, 18, 19, 20, 21, 22], "xaxis": "x8", "y": [0.2072, 0.3829, 0.3784, 0.4673, 0.5436, 0.5766, 0.5164, 0.5864, 0.6402, 0.6729, 0.6355, 0.6589, 0.6565, 0.6584, 0.6683, 0.6799, 0.6858, 0.7207, 0.7182, 0.7005, 0.7057, 0.7107], "yaxis": "y8"}, {"fill": "tonexty", "fillcolor": "rgba(255,0,0,0.2)", "legendgroup": "main", "legendgrouptitle": {"text": "<b>MODEL ACCURACY</b>"}, "line": {"color": "red", "dash": "dash"}, "mode": "lines", "name": "range", "showlegend": false, "type": "scatter", "x": [1, 2, 3, 4, 5, 6, 7, 8, 9, 10, 11, 12, 13, 14, 15, 16, 17, 18, 19, 20, 21, 22], "xaxis": "x8", "y": [0.8833, 0.8993, 0.9178, 0.9284, 0.9137, 0.9178, 0.9209, 0.931, 0.9307, 0.9233, 0.9257, 0.9231, 0.9204, 0.9305, 0.9204, 0.9257, 0.9264, 0.9161, 0.9305, 0.9281, 0.9257, 0.9257], "yaxis": "y8"}, {"fill": "tonexty", "fillcolor": "rgba(0,0,0,0)", "line": {"color": "purple", "dash": "dot"}, "mode": "lines", "showlegend": false, "type": "scatter", "x": [1, 2, 3, 4, 5, 6, 7, 8, 9, 10, 11, 12, 13, 14, 15, 16, 17, 18, 19, 20, 21, 22], "xaxis": "x8", "y": [0.4501, 0.608, 0.6531, 0.7036, 0.7149, 0.7381, 0.7451, 0.7637, 0.7766, 0.7806, 0.7781, 0.7897, 0.7912, 0.7969, 0.7985, 0.7995, 0.801, 0.8017, 0.8037, 0.8035, 0.8059, 0.8142], "yaxis": "y8"}, {"fill": "tonexty", "fillcolor": "rgba(0,0,255,0.2)", "legendgroup": "main", "line": {"color": "purple", "dash": "dot"}, "mode": "lines", "name": "sd", "showlegend": false, "type": "scatter", "x": [1, 2, 3, 4, 5, 6, 7, 8, 9, 10, 11, 12, 13, 14, 15, 16, 17, 18, 19, 20, 21, 22], "xaxis": "x8", "y": [0.7349, 0.8225, 0.8517, 0.8615, 0.8711, 0.8766, 0.8797, 0.8789, 0.8921, 0.8921, 0.8951, 0.8912, 0.8937, 0.8958, 0.8971, 0.8973, 0.9011, 0.8999, 0.9005, 0.9025, 0.9035, 0.904], "yaxis": "y8"}, {"legendgroup": "main", "line": {"color": "red"}, "mode": "lines", "name": "avg", "showlegend": false, "type": "scatter", "x": [1, 2, 3, 4, 5, 6, 7, 8, 9, 10, 11, 12, 13, 14, 15, 16, 17, 18, 19, 20, 21, 22], "xaxis": "x8", "y": [0.5925, 0.7152, 0.7524, 0.7825, 0.793, 0.8074, 0.8124, 0.8213, 0.8344, 0.8364, 0.8366, 0.8404, 0.8424, 0.8464, 0.8478, 0.8484, 0.8511, 0.8508, 0.8521, 0.853, 0.8547, 0.8591], "yaxis": "y8"}, {"fill": "tonexty", "fillcolor": "rgba(0,0,0,0)", "line": {"color": "red", "dash": "dash"}, "mode": "lines", "showlegend": false, "type": "scatter", "x": [1, 2, 3, 4, 5, 6, 7, 8, 9, 10, 11, 12, 13, 14, 15, 16, 17, 18, 19, 20, 21, 22], "xaxis": "x12", "y": [0.01923, 0.1181, 0.3386, 0.3556, 0.3724, 0.2433, 0.5408, 0.4423, 0.572, 0.4548, 0.4755, 0.5514, 0.5959, 0.6367, 0.6, 0.643, 0.6392, 0.6622, 0.7063, 0.6641, 0.6679, 0.6123], "yaxis": "y12"}, {"fill": "tonexty", "fillcolor": "rgba(255,0,0,0.2)", "legendgroup": "main", "legendgrouptitle": {"text": "<b>MODEL ACCURACY</b>"}, "line": {"color": "red", "dash": "dash"}, "mode": "lines", "name": "range", "showlegend": false, "type": "scatter", "x": [1, 2, 3, 4, 5, 6, 7, 8, 9, 10, 11, 12, 13, 14, 15, 16, 17, 18, 19, 20, 21, 22], "xaxis": "x12", "y": [0.8787, 0.9121, 0.9241, 0.9195, 0.9353, 0.9509, 0.9464, 0.9442, 0.9464, 0.9487, 0.9397, 0.942, 0.9451, 0.9509, 0.9442, 0.9464, 0.9554, 0.9397, 0.9442, 0.9487, 0.9464, 0.9509], "yaxis": "y12"}, {"fill": "tonexty", "fillcolor": "rgba(0,0,0,0)", "line": {"color": "purple", "dash": "dot"}, "mode": "lines", "showlegend": false, "type": "scatter", "x": [1, 2, 3, 4, 5, 6, 7, 8, 9, 10, 11, 12, 13, 14, 15, 16, 17, 18, 19, 20, 21, 22], "xaxis": "x12", "y": [0.2341, 0.392, 0.6133, 0.6113, 0.6958, 0.6577, 0.7447, 0.7552, 0.7692, 0.7857, 0.7888, 0.7887, 0.8147, 0.8086, 0.8204, 0.8293, 0.8237, 0.8333, 0.8347, 0.8368, 0.8322, 0.8402], "yaxis": "y12"}, {"fill": "tonexty", "fillcolor": "rgba(0,0,255,0.2)", "legendgroup": "main", "line": {"color": "purple", "dash": "dot"}, "mode": "lines", "name": "sd", "showlegend": false, "type": "scatter", "x": [1, 2, 3, 4, 5, 6, 7, 8, 9, 10, 11, 12, 13, 14, 15, 16, 17, 18, 19, 20, 21, 22], "xaxis": "x12", "y": [0.6843, 0.8278, 0.8571, 0.8921, 0.9045, 0.9309, 0.9066, 0.9115, 0.9209, 0.9227, 0.9172, 0.9301, 0.927, 0.9265, 0.9289, 0.9316, 0.9325, 0.9283, 0.9303, 0.932, 0.9343, 0.9354], "yaxis": "y12"}, {"legendgroup": "main", "line": {"color": "red"}, "mode": "lines", "name": "avg", "showlegend": false, "type": "scatter", "x": [1, 2, 3, 4, 5, 6, 7, 8, 9, 10, 11, 12, 13, 14, 15, 16, 17, 18, 19, 20, 21, 22], "xaxis": "x12", "y": [0.4592, 0.6099, 0.7352, 0.7517, 0.8002, 0.7943, 0.8256, 0.8334, 0.8451, 0.8542, 0.853, 0.8594, 0.8709, 0.8675, 0.8746, 0.8805, 0.8781, 0.8808, 0.8825, 0.8844, 0.8832, 0.8878], "yaxis": "y12"}], "layout": {"annotations": [{"font": {"family": "Helvetica", "size": 20}, "showarrow": false, "text": "<b>MLP</b>", "x": 0.1212, "xanchor": "center", "xref": "paper", "y": 1, "yanchor": "bottom", "yref": "paper"}, {"font": {"family": "Helvetica", "size": 20}, "showarrow": false, "text": "<b>CNN</b>", "x": 0.3738, "xanchor": "center", "xref": "paper", "y": 1, "yanchor": "bottom", "yref": "paper"}, {"font": {"family": "Helvetica", "size": 20}, "showarrow": false, "text": "<b>LSTM</b>", "x": 0.6262, "xanchor": "center", "xref": "paper", "y": 1, "yanchor": "bottom", "yref": "paper"}, {"font": {"family": "Helvetica", "size": 20}, "showarrow": false, "text": "<b>CNN-LSTM</b>", "x": 0.8788, "xanchor": "center", "xref": "paper", "y": 1, "yanchor": "bottom", "yref": "paper"}, {"font": {"family": "Helvetica", "size": 20}, "showarrow": false, "text": "<b>Training set size (n subjects)</b>", "x": 0.5, "xanchor": "center", "xref": "paper", "y": 0, "yanchor": "top", "yref": "paper", "yshift": -30}, {"font": {"family": "Helvetica", "size": 20}, "showarrow": false, "text": "<b>Accuracy</b>", "textangle": -90, "x": 0, "xanchor": "right", "xref": "paper", "xshift": -60, "y": 0.5, "yanchor": "middle", "yref": "paper"}], "font": {"family": "Helvetica"}, "height": 700, "legend": {"orientation": "h", "x": 1, "xanchor": "right", "y": 1.05, "yanchor": "bottom"}, "showlegend": true, "width": 1500, "xaxis": {"anchor": "y", "domain": [0, 0.2425], "dtick": 1, "tickfont": {"size": 14}}, "xaxis10": {"anchor": "y10", "domain": [0.2525, 0.495], "dtick": 1, "tickfont": {"size": 14}}, "xaxis11": {"anchor": "y11", "domain": [0.505, 0.7475], "dtick": 1, "tickfont": {"size": 14}}, "xaxis12": {"anchor": "y12", "domain": [0.7575, 1], "dtick": 1, "tickfont": {"size": 14}}, "xaxis2": {"anchor": "y2", "domain": [0.2525, 0.495], "dtick": 1, "tickfont": {"size": 14}}, "xaxis3": {"anchor": "y3", "domain": [0.505, 0.7475], "dtick": 1, "tickfont": {"size": 14}}, "xaxis4": {"anchor": "y4", "domain": [0.7575, 1], "dtick": 1, "tickfont": {"size": 14}}, "xaxis5": {"anchor": "y5", "domain": [0, 0.2425], "dtick": 1, "tickfont": {"size": 14}}, "xaxis6": {"anchor": "y6", "domain": [0.2525, 0.495], "dtick": 1, "tickfont": {"size": 14}}, "xaxis7": {"anchor": "y7", "domain": [0.505, 0.7475], "dtick": 1, "tickfont": {"size": 14}}, "xaxis8": {"anchor": "y8", "domain": [0.7575, 1], "dtick": 1, "tickfont": {"size": 14}}, "xaxis9": {"anchor": "y9", "domain": [0, 0.2425], "dtick": 1, "tickfont": {"size": 14}}, "yaxis": {"anchor": "x", "domain": [0.72, 1], "dtick": 0.2, "range": [-0.01, 1], "tickfont": {"size": 14}, "title": {"font": {"size": 20}, "text": "<b>Smartphone</b>"}}, "yaxis10": {"anchor": "x10", "domain": [0, 0.28], "dtick": 0.2, "matches": "y9", "range": [-0.01, 1], "showticklabels": false, "tickfont": {"size": 14}, "title": {"font": {"size": 20}, "text": ""}}, "yaxis11": {"anchor": "x11", "domain": [0, 0.28], "dtick": 0.2, "matches": "y9", "range": [-0.01, 1], "showticklabels": false, "tickfont": {"size": 14}, "title": {"font": {"size": 20}, "text": ""}}, "yaxis12": {"anchor": "x12", "domain": [0, 0.28], "dtick": 0.2, "matches": "y9", "range": [-0.01, 1], "showticklabels": false, "tickfont": {"size": 14}, "title": {"font": {"size": 20}, "text": ""}}, "yaxis2": {"anchor": "x2", "domain": [0.72, 1], "dtick": 0.2, "matches": "y", "range": [-0.01, 1], "showticklabels": false, "tickfont": {"size": 14}, "title": {"font": {"size": 20}, "text": ""}}, "yaxis3": {"anchor": "x3", "domain": [0.72, 1], "dtick": 0.2, "matches": "y", "range": [-0.01, 1], "showticklabels": false, "tickfont": {"size": 14}, "title": {"font": {"size": 20}, "text": ""}}, "yaxis4": {"anchor": "x4", "domain": [0.72, 1], "dtick": 0.2, "matches": "y", "range": [-0.01, 1], "showticklabels": false, "tickfont": {"size": 14}, "title": {"font": {"size": 20}, "text": ""}}, "yaxis5": {"anchor": "x5", "domain": [0.36, 0.64], "dtick": 0.2, "range": [-0.01, 1], "tickfont": {"size": 14}, "title": {"font": {"size": 20}, "text": "<b>Smartwatch</b>"}}, "yaxis6": {"anchor": "x6", "domain": [0.36, 0.64], "dtick": 0.2, "matches": "y5", "range": [-0.01, 1], "showticklabels": false, "tickfont": {"size": 14}, "title": {"font": {"size": 20}, "text": ""}}, "yaxis7": {"anchor": "x7", "domain": [0.36, 0.64], "dtick": 0.2, "matches": "y5", "range": [-0.01, 1], "showticklabels": false, "tickfont": {"size": 14}, "title": {"font": {"size": 20}, "text": ""}}, "yaxis8": {"anchor": "x8", "domain": [0.36, 0.64], "dtick": 0.2, "matches": "y5", "range": [-0.01, 1], "showticklabels": false, "tickfont": {"size": 14}, "title": {"font": {"size": 20}, "text": ""}}, "yaxis9": {"anchor": "x9", "domain": [0, 0.28], "dtick": 0.2, "range": [-0.01, 1], "tickfont": {"size": 14}, "title": {"font": {"size": 20}, "text": "<b>Fused</b>"}}}}
